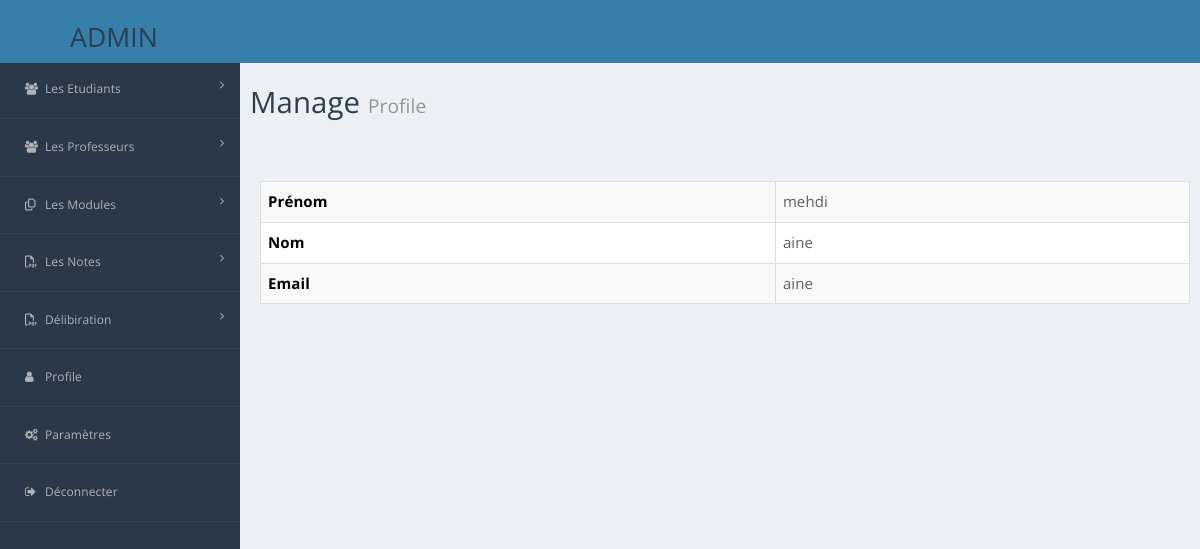
The app's page /profile.php (signed in) with its own data.
### tables this page shows
create table users(
id_user int not null auto_increment primary key,
nom varchar(25) not null, 
prenom varchar(25) not null,
username varchar(25) not null,
password varchar(25) not null
);

### controllers/DAO.php (called while the page is built, shortened)
<?php
class DAO{
	public function connexion(){
		$pdo = new PDO('mysql:host=127.0.0.1;dbname=gestionetud','root','20192020');
		return $pdo;
	}
	public function GetUser($username){
		$bdd=$this->connexion();
		$reponse=$bdd->prepare("SELECT * from users where username= ?");
		$reponse->execute([$username]);
		$lst=[];
		while($ligne=$reponse->fetch()){
			 $lst[]=[$ligne[0],$ligne[1],$ligne[2],$ligne[3],$ligne[4]];
	   }
		return $lst;
	}
}
?>

### profile.php (the view, shortened to what this page needs)
<?php
include("controllers/DAO.php");
$dao=new DAO();
if( !isset($_SESSION['nono']) && !$dao->User($nono) ){
	header("location:login.php?erreur=1");
	die();
}
else{
    $nono=$_SESSION['nono'];
}
?>
<!DOCTYPE html>
<html lang="en">
<head>
    <link rel='stylesheet prefetch' href='http://ajax.googleapis.com/ajax/libs/jqueryui/1.11.2/themes/smoothness/jquery-ui.css'>
    <link rel="stylesheet" href="css/bootstrap.min.css">
</head>
<body>
    <?php include('models/sidemenubar.php');?>
    <div class="Main">
<div class="content-wrapper">
  <section class="content-header">
    <h1>
      Manage
      <small>Profile</small>
    </h1>
  </section>
  <section class="content">
      <div class="col-md-12 col-xs-12">
        <div class="box">
        <br><br>
          <div class="box-body" style="background-color: white; font-size:15px;">
          <table id="manageTable" class="table table-bordered table-striped">
              <?php
              $cmd = $dao->GetUser($nono);
                foreach($cmd as $c)
                    {
                    echo'
                    <tr>
                    <th style="color: black;">Prénom</th>
                    <td>'.$c[1].'</td>
                    </tr>
                    <tr>
                    <th style="color: black;">Nom</th>
                    <td>'.$c[2].'</td>
                    </tr>
                    <tr>
                    <th style="color: black;">Email</th>
                    <td>'.$c[3].'</td>
                    </tr>
                    ';
                    }
                ?>
          </table>
          </div>
        </div>
      </div>
  </section>
</div>
</div>
</body>
</html>

### models/sidemenubar.php (style rules this page uses)
body { background-color: #ECF0F5; color: #5D5F63; font-family: 'Open Sans', sans-serif; padding: 0; margin: 0; text-rendering: optimizeLegibility; -webkit-font-smoothing: antialiased; }
.Main { margin-left: 250px; }

### records on screen
users: nom "mehdi", prenom "aine", username "aine"
